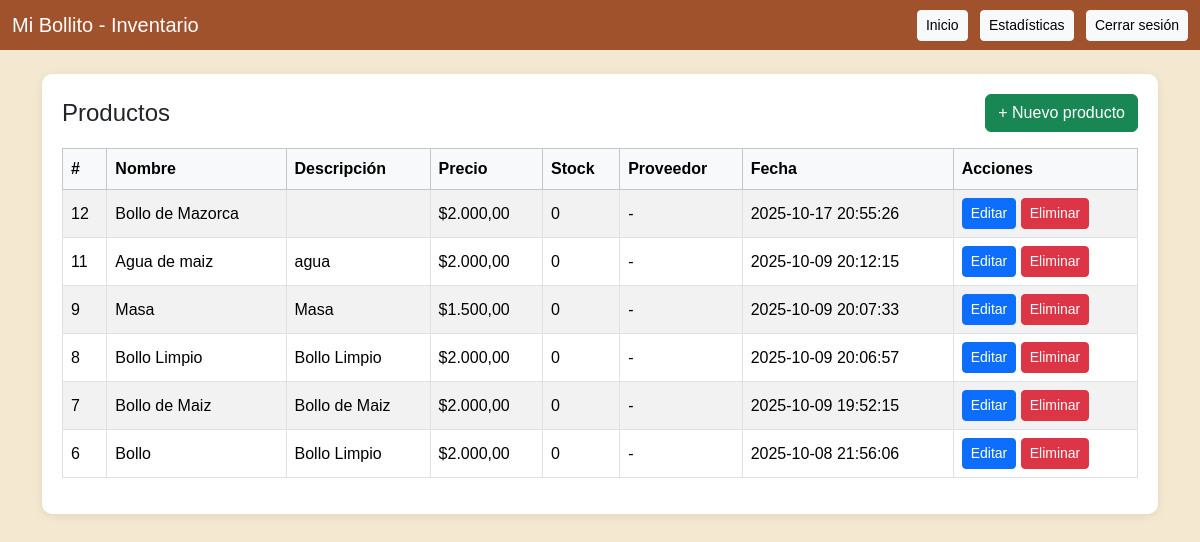
Page /inventario.php (signed in) on the committed database.
### tables this page shows
CREATE TABLE `productos` (
  `id_producto` int(11) NOT NULL,
  `nombre` varchar(100) NOT NULL,
  `id_categoria` int(11) DEFAULT NULL,
  `descripcion` text DEFAULT NULL,
  `precio` decimal(10,2) NOT NULL,
  `stock` int(11) NOT NULL DEFAULT 0,
  `id_proveedor` int(11) DEFAULT NULL,
  `fecha_registro` timestamp NOT NULL DEFAULT current_timestamp(),
  `stock_actual` int(11) GENERATED ALWAYS AS (`stock`) STORED
);

### inventario.php (the view, shortened to what this page needs)
<?php
require 'conexion.php';
$list = $conn->query("SELECT id_producto, nombre, descripcion, precio, stock, id_proveedor, fecha_registro FROM productos ORDER BY id_producto DESC");
$productos = $list->fetch_all(MYSQLI_ASSOC);
?>
<!DOCTYPE html>
<html lang="es">
<head>
  <link href="https://cdn.jsdelivr.net/npm/bootstrap@5.3.3/dist/css/bootstrap.min.css" rel="stylesheet">
</head>
<body>
  <nav class="navbar navbar-dark" style="background-color:#a0522d;">
    <div class="container-fluid">
      <span class="navbar-brand mb-0 h1">Mi Bollito - Inventario</span>
      <div>
        <a href="index.php" class="btn btn-light btn-sm me-2">Inicio</a>
        <a href="estadisticas.php" class="btn btn-light btn-sm me-2">Estadísticas</a>
        <a href="logout.php" class="btn btn-light btn-sm">Cerrar sesión</a>
      </div>
    </div>
  </nav>
  <div class="container mt-4">
    <div class="card-panel">
      <div class="d-flex justify-content-between align-items-center mb-3">
        <h4 class="mb-0">Productos</h4>
        <button class="btn btn-success" data-bs-toggle="modal" data-bs-target="#modalCreate">+ Nuevo producto</button>
      </div>
      <div class="table-wrap">
        <table class="table table-bordered table-striped align-middle">
          <thead class="table-light">
            <tr>
              <th>#</th>
              <th>Nombre</th>
              <th>Descripción</th>
              <th>Precio</th>
              <th>Stock</th>
              <th>Proveedor</th>
              <th>Fecha</th>
              <th>Acciones</th>
            </tr>
          </thead>
          <tbody>
            <?php if (empty($productos)): ?>
              <tr><td colspan="8" class="text-center">No hay productos registrados.</td></tr>
            <?php else: foreach ($productos as $p): ?>
              <tr>
                <td><?= $p['id_producto'] ?></td>
                <td><?= htmlspecialchars($p['nombre']) ?></td>
                <td><?= htmlspecialchars($p['descripcion']) ?></td>
                <td>$<?= number_format($p['precio'],2,',','.') ?></td>
                <td><?= $p['stock'] ?></td>
                <td><?= $p['id_proveedor'] ?: '-' ?></td>
                <td><?= $p['fecha_registro'] ?></td>
                <td>
                  <button class="btn btn-primary btn-sm btn-edit" data-id="<?= $p['id_producto'] ?>" data-nombre="<?= htmlspecialchars($p['nombre'],ENT_QUOTES) ?>" data-descripcion="<?= htmlspecialchars($p['descripcion'],ENT_QUOTES) ?>" data-precio="<?= $p['precio'] ?>" data-stock="<?= $p['stock'] ?>" data-proveedor="<?= $p['id_proveedor'] ?>" data-bs-toggle="modal" data-bs-target="#modalEdit">Editar</button>
                  <form method="POST" style="display:inline-block;" onsubmit="return confirm('¿Eliminar este producto?');">
                    <button class="btn btn-danger btn-sm" type="submit">Eliminar</button>
                  </form>
                </td>
              </tr>
            <?php endforeach; endif; ?>
          </tbody>
        </table>
      </div>
    </div>
  </div>
</body>
</html>

### inventario.php (style rules this page uses)
body { background-color: #f4e8d1; font-family: Arial, sans-serif; }
.card-panel { background-color: #fff; border-radius: 10px; padding: 20px; box-shadow: 0 2px 8px rgba(0,0,0,0.08); }
.table-wrap { overflow-x:auto; }

### rows in the picture
productos: id_producto "12", nombre "Bollo de Mazorca", precio "2.000,00", stock "0", id_proveedor "-", fecha_registro "2025-10-17 20:55:26"
productos: id_producto "11", nombre "Agua de maiz", descripcion "agua", precio "2.000,00", stock "0", id_proveedor "-", fecha_registro "2025-10-09 20:12:15"
productos: id_producto "9", nombre "Masa", descripcion "Masa", precio "1.500,00", stock "0", id_proveedor "-", fecha_registro "2025-10-09 20:07:33"
productos: id_producto "8", nombre "Bollo Limpio", descripcion "Bollo Limpio", precio "2.000,00", stock "0", id_proveedor "-", fecha_registro "2025-10-09 20:06:57"
productos: id_producto "7", nombre "Bollo de Maiz", descripcion "Bollo de Maiz", precio "2.000,00", stock "0", id_proveedor "-", fecha_registro "2025-10-09 19:52:15"
productos: id_producto "6", nombre "Bollo", descripcion "Bollo Limpio", precio "2.000,00", stock "0", id_proveedor "-", fecha_registro "2025-10-08 21:56:06"
